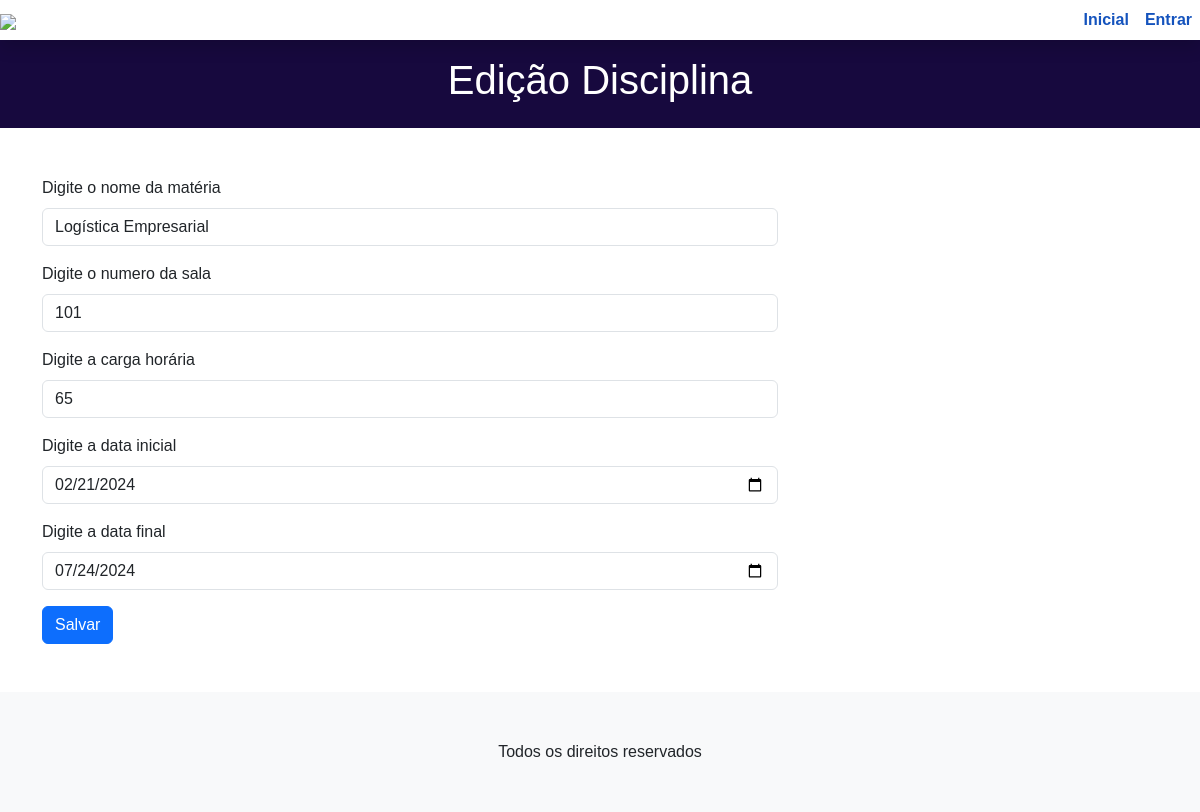
The page /disciplina_cadastro.php?id=1 on the database its author committed.
### tables this page shows
CREATE TABLE `disciplinas` (
  `idDisciplina` int unsigned NOT NULL AUTO_INCREMENT,
  `cargaHoraria` int NOT NULL,
  `sala` varchar(45) NOT NULL,
  `dataInicial` datetime NOT NULL,
  `dataFinal` datetime NOT NULL,
  `nome` varchar(100) NOT NULL,
  PRIMARY KEY (`idDisciplina`)
);

### disciplina_cadastro.php (the view, shortened to what this page needs)
<?php
include __DIR__ . "/header.php";
?>
<?php
try {
    if (isset($_GET['id'])) {
        include_once __DIR__ . "/config/connection.php";
        $id = $_GET['id'];
        $sql = "SELECT * FROM disciplinas WHERE idDisciplina = :id";
        $pdo = $pdo->prepare($sql);
        $pdo->bindParam(":id", $id);
        $pdo->execute();
        $disciplina = $pdo->fetch(PDO::FETCH_ASSOC);
    }
} catch (\Throwable $th) {
    var_dump($th);
    exit();
}
?>
<main>
    <div class="container-fluid p-3" style="background-color: #17093e;">
        <h1 class=" text-black text-center text-light" style="color: white !important;">
            <?php echo isset($disciplina['idDisciplina']) ? 'Edição' : 'Cadastro'; ?> Disciplina
        </h1>
    </div>
    <div class="container py-5">
        <div class="row">
            <div class="col-md-8">
                <form id='form' action="disciplina_cadastro.php?id=<?php echo $disciplina['idDisciplina']; ?>" method="post">
                    <div>
                        <label for="form_nome" class="form-label">Digite o nome da matéria</label>
                        <input id="form_nome" value="<?php echo isset($disciplina['nome']) ? $disciplina['nome'] : ''; ?>" type="text" placeholder="Nome completo" name="nome" class="form-control" required>
                    </div>
                    <div class="mt-3">
                        <label for="form_sala" class="form-label">Digite o numero da sala</label>
                        <input id="form_sala" value="<?php echo isset($disciplina['sala']) ? $disciplina['sala'] : ''; ?>" type="text" name="sala" class="form-control" required>
                    </div>
                    <div class="mt-3">
                        <label for="form_cargaHoraria" class="form-label">Digite a carga horária</label>
                        <input id="form_cargaHoraria" value="<?php echo isset($disciplina['cargaHoraria']) ? $disciplina['cargaHoraria'] : ''; ?>" type="number" name="cargaHoraria" class="form-control" required>
                        <div class="mt-3">
                            <label for="form_dataInicial" class="form-label">Digite a data inicial</label>
                            <input id="form_dataInicial" value="<?php echo isset($disciplina['dataInicial']) ?  date('Y-m-d', strtotime($disciplina['dataInicial'])) : ''; ?>" type="date" name="dataInicial" class="form-control" required>
                        </div>
                        <div class="mt-3">
                            <label for="form_dataFinal" class="form-label">Digite a data final</label>
                            <input id="form_dataFinal" value="<?php echo isset($disciplina['dataFinal']) ?  date('Y-m-d', strtotime($disciplina['dataFinal'])) : ''; ?>" type="date" name="dataFinal" class="form-control" required>
                        </div>
                        <div class="">
                            <input type="submit" class="btn btn-primary mt-3" value="Salvar">
                        </div>
                </form>
            </div>
            </div>
            <div class="col-md-3">
            </div>
        </div>
</main>
<?php
include __DIR__ . "/footer.php";
?>

### rows shown on the page
disciplinas: nome "Logística Empresarial", sala "101", cargaHoraria "65", dataInicial "02/21/2024", dataFinal "07/24/2024"
